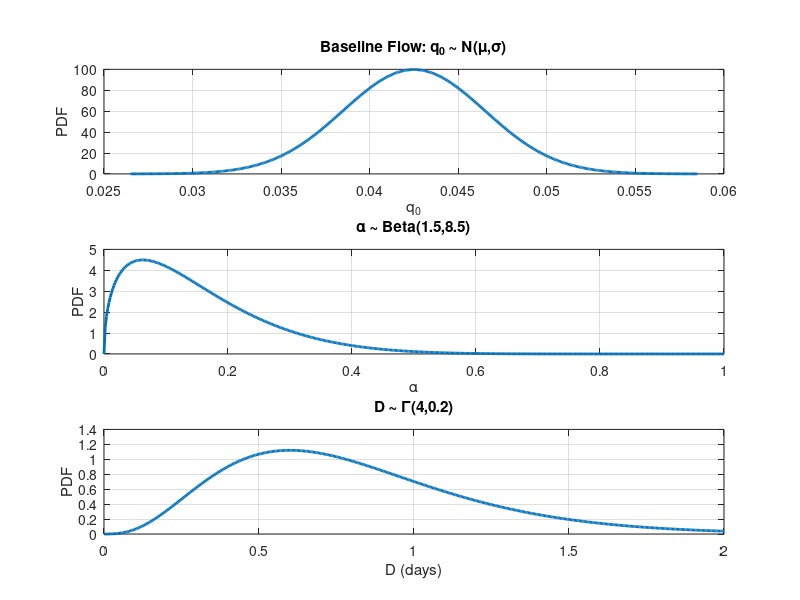

MATLAB code to generate this figure:
%% Visualize drought parameter PDFs
clear; clc; close all;

figure('Position',[200 200 300 900])

%% 1. Baseline flow q0 ~ N(mu, sigma)
mu_q = 0.0425;
sigma_q = 0.004;

x = linspace(mu_q-4*sigma_q, mu_q+4*sigma_q, 500);
pdf_q = normpdf(x, mu_q, sigma_q);

subplot(3,1,1)
plot(x, pdf_q, 'LineWidth',2)
xlabel('q_0'); ylabel('PDF')
title('Baseline Flow: q_0 ~ N(\mu,\sigma)')
grid on

%% 2. Drought amplitude alpha ~ Beta(1.5, 8.5)
a = 1.5;
b = 8.5;

x = linspace(0,1,500);
pdf_a = betapdf(x, a, b);

subplot(3,1,2)
plot(x, pdf_a, 'LineWidth',2)
xlabel('\alpha'); ylabel('PDF')
title('\alpha ~ Beta(1.5,8.5)')
grid on

%% 3. Drought duration D ~ Gamma(4,0.2)
k = 4;
theta = 0.2;

x = linspace(0,2,500);
pdf_D = gampdf(x, k, theta);

subplot(3,1,3)
plot(x, pdf_D, 'LineWidth',2)
xlabel('D (days)'); ylabel('PDF')
title('D ~ \Gamma(4,0.2)')
grid on
